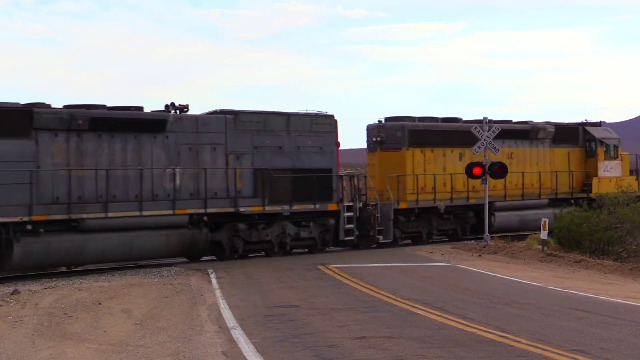
#> input picture poc/parallax/test_full.png, 640 x 360 px
$ python prl_rw.py
#> lines starting #> are read from the running program, lines starting #| are printed output that depends on the picture; after the words box and inside, x2 and y2 are one past the last pixel; in counts of white or black regions, pixels touching at a corner belong together
import cv2
import numpy as np
import os
import skimage
import skimage.color as skc
import skimage.segmentation as sks


def getDispClear(disp):
    disp4 = np.copy(disp)
    np.putmask(disp4, disp4 > 0, 255)
    return disp4

f_name_full = os.path.join(os.path.abspath(os.path.dirname(__file__)),'./test_full.png')
f_name_disp = os.path.join(os.path.abspath(os.path.dirname(__file__)),'./test_disp.png')
f_name_rw   = os.path.join(os.path.abspath(os.path.dirname(__file__)),'./test_rw.png')

# Load photo
image_full = cv2.imread(f_name_full)
#> image_full is the input picture: shape (360, 640, 3); mean B, G, R 120.8, 122.8, 131
image_disp = cv2.imread(f_name_disp,0)
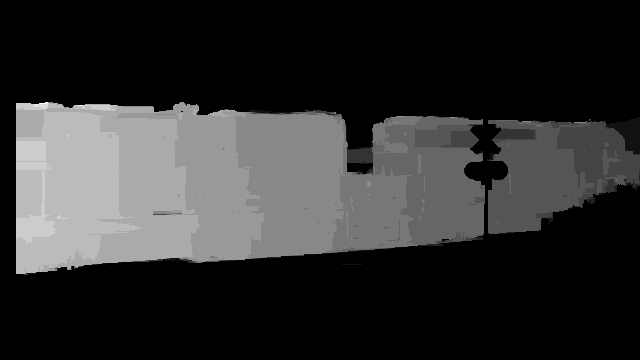
#> input picture poc/parallax/test_disp.png, 640 x 360 px
#> image_disp is the input picture: shape (360, 640); min 0, max 255, mean 47.1
# Get one channel
    # done by imread(:,0)
# (maybye) binarise
image_full_gray = cv2.cvtColor(image_full, cv2.COLOR_BGR2GRAY)
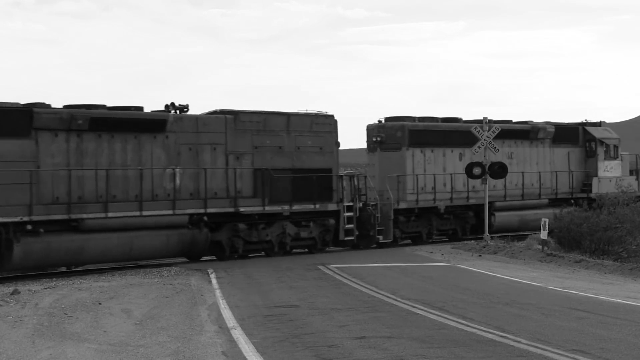
#> image_full_gray: shape (360, 640); min 0, max 255, mean 125
image_disp_clear = getDispClear(image_disp)
#> in getDispClear, `np.putmask(disp4, disp4 > 0, 255)`:
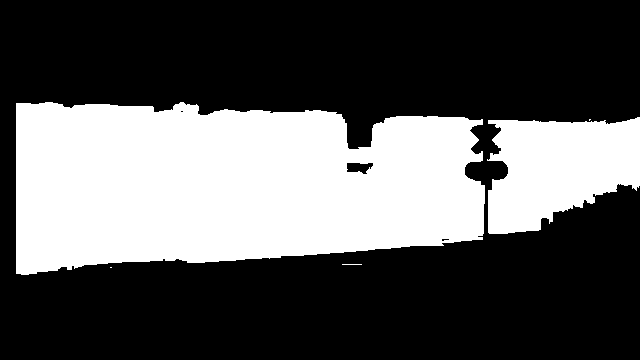
#> disp4: shape (360, 640); 34.8% white; 5 white regions (2 under 20 px), largest, box (x1, y1, x2, y2) and area: (16, 102, 485, 275) 66942, (487, 117, 640, 234) 13142, (342, 264, 362, 265) 20

# Erode a little
kernel = np.ones((5,5),np.uint8)
erosion = cv2.erode(image_disp_clear,kernel,iterations = 1)
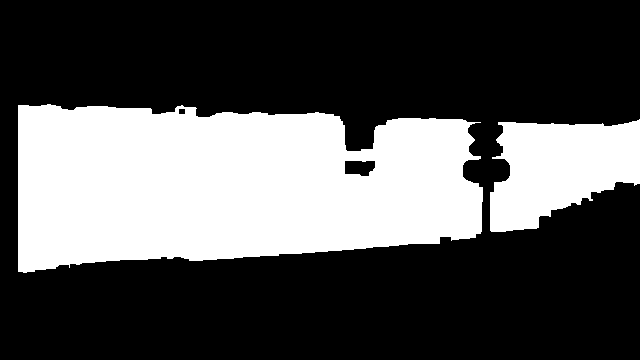
#> erosion: shape (360, 640); 32.8% white; 2 white regions, box (x1, y1, x2, y2) and area: (18, 104, 483, 273) 63666, (490, 119, 640, 232) 11901
cv2.imshow("erosion", erosion)
cv2.waitKey(0)
# Get what's left as "markers"
image_marker = skimage.img_as_ubyte(skc.rgb2gray(erosion))
# Random Wanker

image_final = sks.random_walker(image_full_gray, image_marker, beta = 10, mode = "bf")

cv2.imwrite(f_name_rw, image_final)

cv2.imshow("image_final", image_final)
cv2.waitKey(0)
